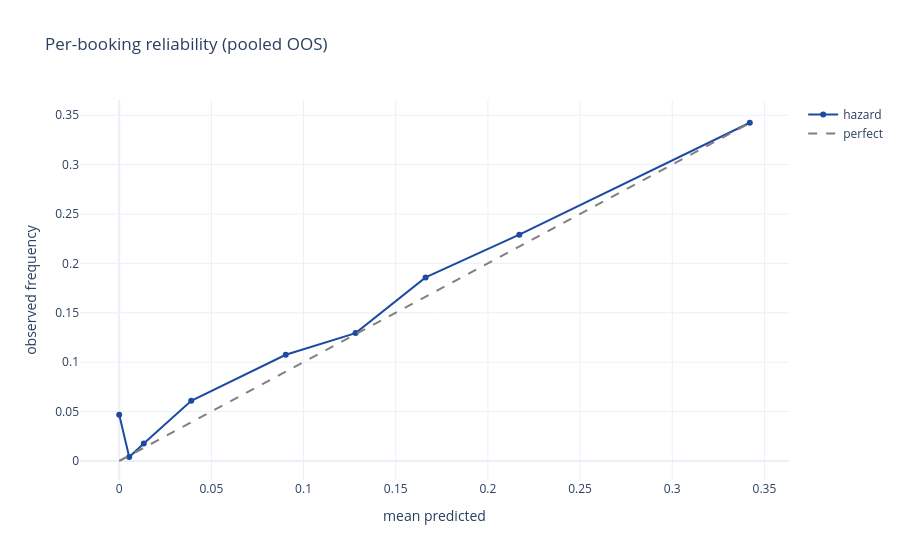

The notebook cell this image was saved under:
### Markdown cell above
## 6 - Calibration: is the probability trustworthy?

Two different questions, often confused:

**(a) Per-booking calibration** - when the model says 12%, do ~12% of such bookings
cancel? The raw Brier looks small (~0.10) but that is not skill: at a ~12% base rate
the *irreducible* Uncertainty is `p0(1-p0) ≈ 0.108`, so Brier ≈ 0.10 just means "near
the best possible". Read the **Murphy decomposition** `Brier = Uncertainty − Resolution
+ Reliability` and the **Brier Skill Score** `BSS = 1 − Brier/Uncertainty`. Judge
calibration by **Reliability** (≈0 = perfect), not by raw Brier.

### Code cell
from sklearn.calibration import calibration_curve
_step("pooled per-booking hazard predictions (heavy)...")
oos = HZ.walk_forward_predict_hazard(n_folds=6, horizon_days=14, step_days=14, seed=RANDOM_STATE)
yv, pv = oos["y_true"].to_numpy(), np.clip(oos["y_prob"].to_numpy(), 0, 1)
d = sc.brier_decomposition(yv, pv)
print(f"pooled per-booking (n={len(oos):,}, base rate {d['base_rate']:.3f}):")
print(f"  Brier       = {d['brier']:.4f}   (Uncertainty p0(1-p0) = {d['uncertainty']:.4f}, irreducible)")
print(f"  Reliability = {d['reliability']:.5f}   <- calibration error, near 0 = well calibrated")
print(f"  Resolution  = {d['resolution']:.5f}   <- skill (how far bins sit from the base rate)")
print(f"  BSS         = {d['bss']:.3f}   <- vs the base-rate predictor (small at low prevalence is normal)")
frac, mean_p = calibration_curve(yv, pv, n_bins=10, strategy="quantile")
fig = go.Figure()
fig.add_scatter(x=mean_p, y=frac, mode="lines+markers", name="hazard", line=dict(color=BRAND["blue"]))
fig.add_scatter(x=[0, float(mean_p.max())], y=[0, float(mean_p.max())], mode="lines",
                line=dict(color="grey", dash="dash"), name="perfect")
fig.update_layout(title="Per-booking reliability (pooled OOS)",
                  xaxis_title="mean predicted", yaxis_title="observed frequency")
fig.show()

### Figure 1 — Plotly figure (JSON) as saved in the notebook; plotly's stock layout.template omitted (floating-point values rounded to 4 significant figures)
{"data": [{"line": {"color": "#1E4BA1"}, "mode": "lines+markers", "name": "hazard", "type": "scatter", "x": [0.0, 0.005441, 0.01333, 0.03907, 0.09034, 0.1282, 0.1662, 0.2171, 0.3421], "y": [0.04676, 0.003994, 0.01767, 0.06095, 0.1075, 0.1295, 0.1858, 0.2291, 0.3424]}, {"line": {"color": "grey", "dash": "dash"}, "mode": "lines", "name": "perfect", "type": "scatter", "x": [0, 0.3421], "y": [0, 0.3421]}], "layout": {"title": {"text": "Per-booking reliability (pooled OOS)"}, "xaxis": {"title": {"text": "mean predicted"}}, "yaxis": {"title": {"text": "observed frequency"}}}}
